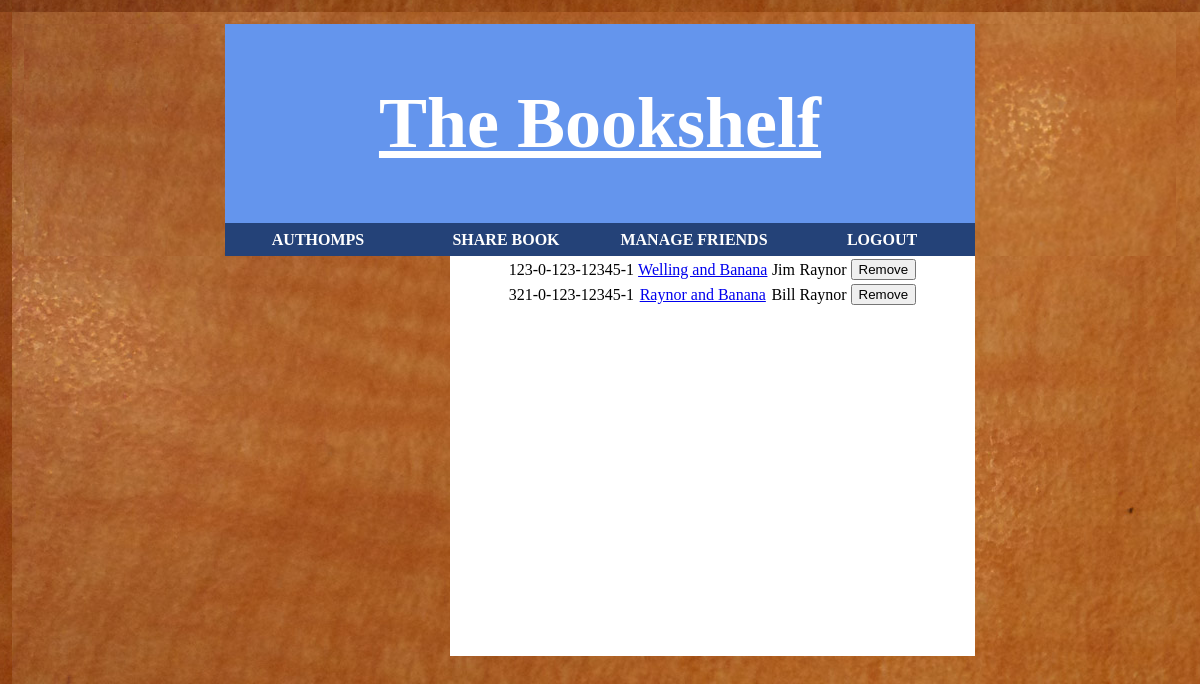
The page /view_books.php (signed in) on the database as committed earlier.
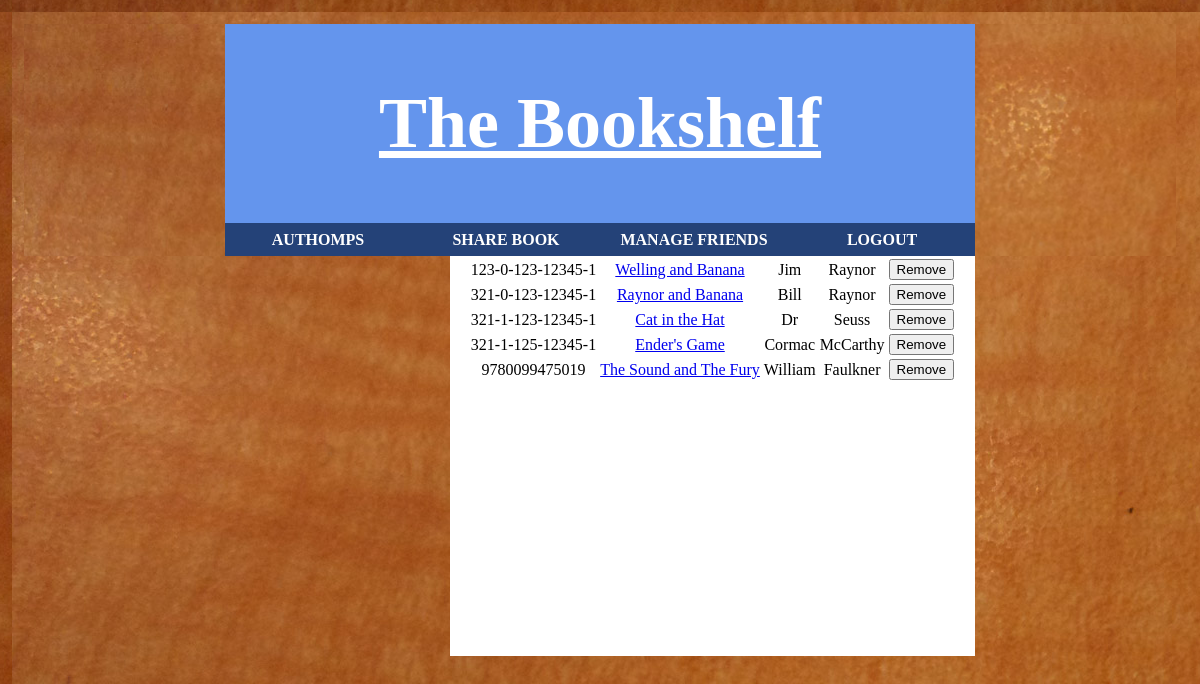
The same page on the database as committed later.
### tables this page shows
CREATE TABLE books
( 	isbn CHAR(17) NOT NULL PRIMARY KEY,
	title VARCHAR(50),
	author_first_name VARCHAR(20),
	author_last_name VARCHAR(20)
);

### view_books.php (the view, shortened to what this page needs)
<!DOCTYPE html>
<html>
<head>
	<link rel="stylesheet" type="text/css" href="css/bookshelf.css" />
</head>
<body>
	<div id="wrap">
		<?php
			include('directory.php');
		?>
		<div id="main">
			<?php
				include('access_database.php');
				$userQuery = "SELECT * FROM books";
				$userStmt = $db->query($userQuery);
				$num_rows = $userStmt->num_rows;
				if ($num_rows == 0) {
					echo "no books";
				} else {
					echo "<table>";
					for ($i=0; $i < $num_rows; $i++) {
						$row = $userStmt->fetch_assoc();
						echo '<tr><td>'.$row['isbn'].'</td><td>'.'<a href="book_view.php?isbn='.$row['isbn'].'">'.$row['title'].'</a>'.'</td><td>'.$row['author_first_name'].'</td><td>'.$row['author_last_name'].'</td><td><input type="submit" value="Remove"></td><input type ="hidden" name="isbn" value="'.$row['isbn'].'"></tr>';
					}
					echo "</table>";
				}
			?>
		</div>
</body>
</html>

Rows that differ between the two databases and show on the page:
added books: isbn "321-1-123-12345-1", title "Cat in the Hat", author_first_name "Dr", author_last_name "Seuss"
added books: isbn "321-1-125-12345-1", title "Ender's Game", author_first_name "Cormac", author_last_name "McCarthy"
added books: isbn "9780099475019", title "The Sound and The Fury", author_first_name "William", author_last_name "Faulkner"
